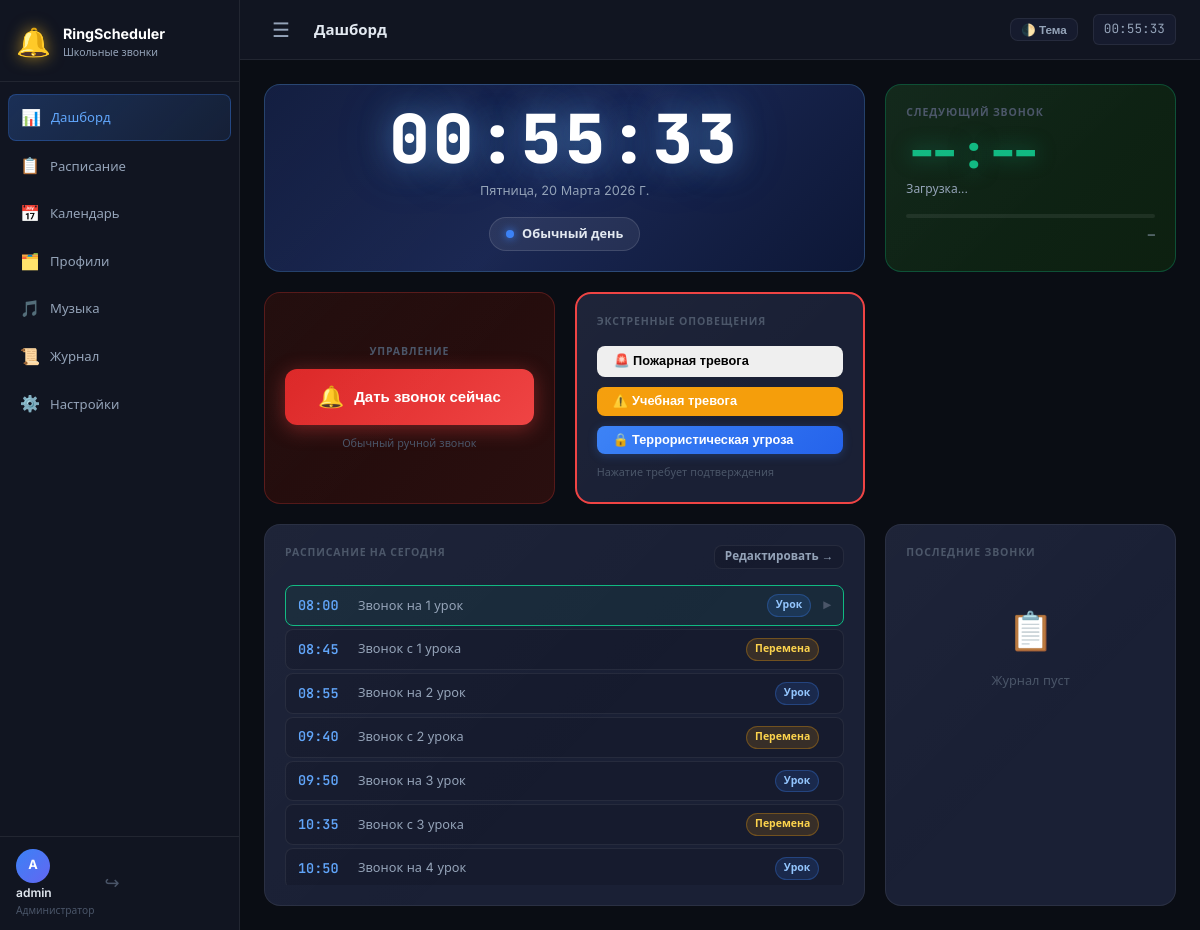
/ (signed in), run on an earlier commit of the app's database.
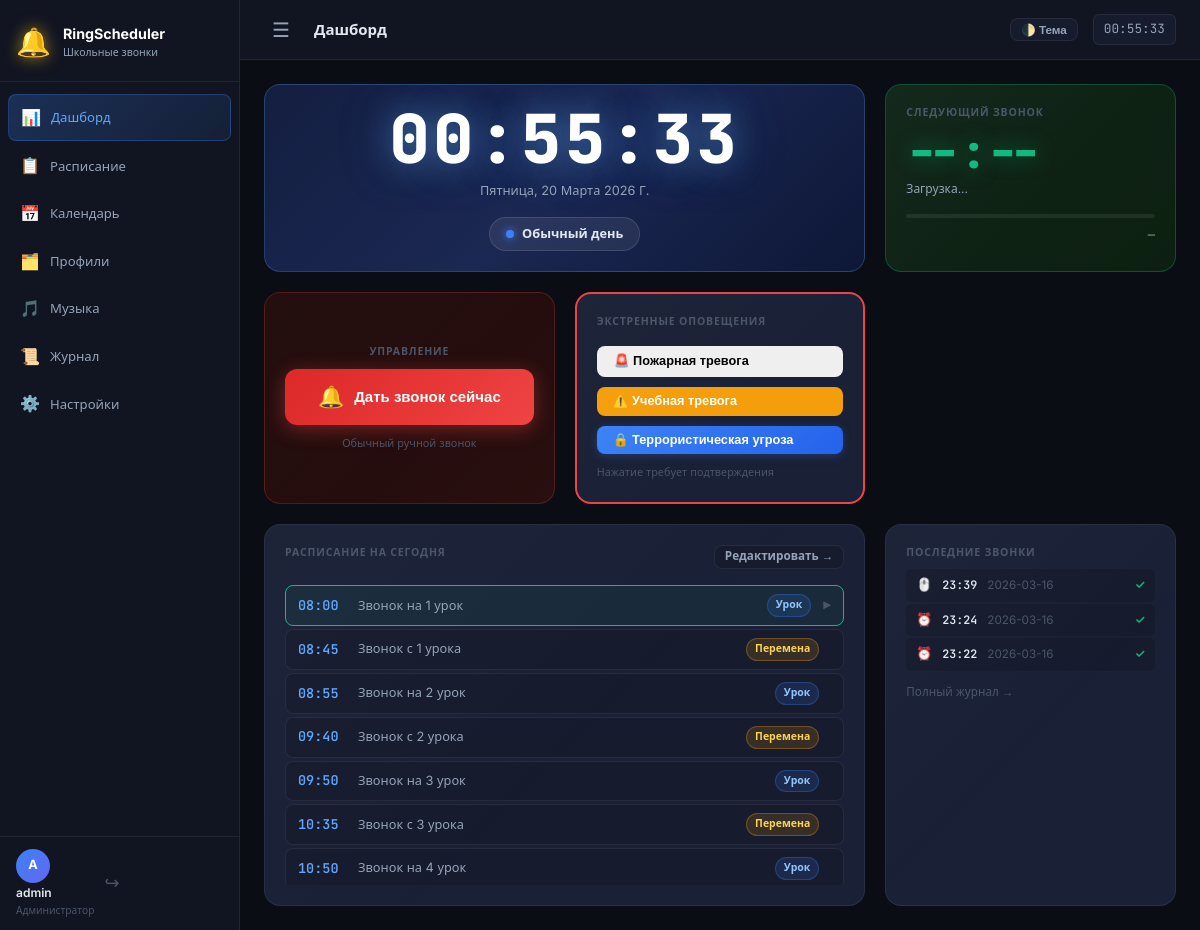
And on a later commit of the database.
### tables this page shows
CREATE TABLE users (
            id INTEGER PRIMARY KEY AUTOINCREMENT,
            username TEXT UNIQUE NOT NULL,
            password_hash TEXT NOT NULL,
            is_admin INTEGER NOT NULL DEFAULT 0
        );

CREATE TABLE profiles (
            id INTEGER PRIMARY KEY AUTOINCREMENT,
            name TEXT UNIQUE NOT NULL,
            description TEXT DEFAULT '',
            color TEXT DEFAULT '#3b82f6',
            is_active INTEGER NOT NULL DEFAULT 0
        );

CREATE TABLE bells (
            id INTEGER PRIMARY KEY AUTOINCREMENT,
            profile_id INTEGER NOT NULL,
            hour INTEGER NOT NULL,
            minute INTEGER NOT NULL,
            label TEXT DEFAULT '',
            sound_file TEXT DEFAULT '',
            duration INTEGER DEFAULT 5,
            bell_type TEXT DEFAULT 'lesson',
            enabled INTEGER NOT NULL DEFAULT 1,
            FOREIGN KEY (profile_id) REFERENCES profiles(id) ON DELETE CASCADE
        );

CREATE TABLE ring_log (
            id INTEGER PRIMARY KEY AUTOINCREMENT,
            profile_id INTEGER,
            bell_id INTEGER,
            triggered_at TEXT NOT NULL,
            trigger_type TEXT DEFAULT 'auto',
            success INTEGER DEFAULT 1,
            notes TEXT DEFAULT ''
        );

### app.py (the view)
    @app.route("/")
    @login_required
    def dashboard():
        state = sched.get_state()
        profile = db.get_profile_for_today()
        bells = db.list_bells(profile["id"]) if profile else []
        log = db.get_ring_log(20)
        return render_template(
            "dashboard.html",
            state=state,
            profile=profile,
            bells=bells,
            ring_log=log,
        )

### auth.py (called while the page is built)
def login_required(f):
    @functools.wraps(f)
    def decorated(*args, **kwargs):
        if SESSION_KEY not in session:
            return redirect(url_for("auth.login", next=request.path))
        user = db.get_user_by_id(session[SESSION_KEY])
        if not user:
            session.clear()
            return redirect(url_for("auth.login"))
        g.user = user
        return f(*args, **kwargs)
    return decorated

### database.py (called while the page is built)
def get_db():
    conn = sqlite3.connect(DB_PATH)
    conn.row_factory = sqlite3.Row
    conn.execute("PRAGMA journal_mode=WAL")
    conn.execute("PRAGMA foreign_keys=ON")
    return conn

def get_user_by_id(uid):
    conn = get_db()
    row = conn.execute("SELECT * FROM users WHERE id = ?", (uid,)).fetchone()
    conn.close()
    return dict(row) if row else None

def list_bells(profile_id):
    conn = get_db()
    rows = conn.execute(
        "SELECT * FROM bells WHERE profile_id = ? ORDER BY hour, minute",
        (profile_id,)
    ).fetchall()
    conn.close()
    return [dict(r) for r in rows]

def get_ring_log(limit=50):
    conn = get_db()
    rows = conn.execute(
        "SELECT * FROM ring_log ORDER BY id DESC LIMIT ?", (limit,)
    ).fetchall()
    conn.close()
    return [dict(r) for r in rows]

### scheduler.py (called while the page is built)
def get_state() -> dict:
    return dict(_state)

### templates/dashboard.html (shortened to what this page needs)
{% extends "base.html" %}
{% block page_title %}Дашборд{% endblock %}
{% block content %}
<div class="dashboard-grid">
    <div class="card card-clock">
        <div class="clock-display">
            <div class="clock-time" id="clockTime">--:--:--</div>
            <div class="clock-date" id="clockDate"></div>
        </div>
        <div class="clock-meta">
            <div class="profile-badge" id="profileBadge" style="--profile-color: {{ profile.color if profile else '#3b82f6' }}">
                <span class="badge-dot"></span>
                <span id="profileName">{{ profile.name if profile else 'Нет профиля' }}</span>
            </div>
        </div>
    </div>
    <div class="card card-next-bell" id="nextBellCard">
        <div class="card-label">Следующий звонок</div>
        <div class="next-bell-time" id="nextBellTime">--:--</div>
        <div class="next-bell-label" id="nextBellLabel">Загрузка...</div>
        <div class="next-bell-countdown">
            <div class="countdown-bar-wrap">
            </div>
            <div class="countdown-text" id="countdownText">—</div>
        </div>
    </div>
    <div class="card card-ring-now">
        <div class="card-label">Управление</div>
        <button class="btn-ring-now" id="btnRingNow" onclick="ringNow()">
            <span class="ring-now-icon">🔔</span>
            <span>Дать звонок сейчас</span>
        </button>
        <p class="ring-now-hint">Обычный ручной звонок</p>
    </div>
    <div class="card card-emergency" style="border: 2px solid #ef4444;">
        <div class="card-label text-danger">Экстренные оповещения</div>
        <div style="display: flex; flex-direction: column; gap: 10px; margin-top: 15px;">
            <button class="btn btn-danger" onclick="triggerEmergency('fire', 'ПОЖАРНУЮ ТРЕВОГУ')">
                🚨 Пожарная тревога
            </button>
            <button class="btn btn-warning" style="background-color: #f59e0b; color: #fff; border: none;" onclick="triggerEmergency('drill', 'УЧЕБНУЮ ТРЕВОГУ')">
                ⚠️ Учебная тревога
            </button>
            <button class="btn btn-primary" style="background-color: #6366f1; border: none;" onclick="triggerEmergency('lockdown', 'ТЕРРОРИСТИЧЕСКУЮ УГРОЗУ')">
                🔒 Террористическая угроза
            </button>
        </div>
        <p class="ring-now-hint mt-3">Нажатие требует подтверждения</p>
    </div>
    <div class="card card-today-schedule">
        <div class="card-header-row">
            <div class="card-label">Расписание на сегодня</div>
            {% if profile %}
            <a href="{{ url_for('schedule', profile_id=profile.id) }}" class="btn btn-sm btn-ghost">Редактировать →</a>
            {% endif %}
        </div>
        {% if bells %}
        <div class="bell-list">
            {% for bell in bells %}
            <div class="bell-item {% if not bell.enabled %}bell-disabled{% endif %}" data-hour="{{ bell.hour }}" data-minute="{{ bell.minute }}">
                <span class="bell-time">{{ '%02d:%02d'|format(bell.hour, bell.minute) }}</span>
                <span class="bell-label">{{ bell.label or '—' }}</span>
                <span class="bell-type-badge bell-type-{{ bell.bell_type }}">
                    {{ {'lesson': 'Урок', 'break': 'Перемена', 'end': 'Конец'}.get(bell.bell_type, bell.bell_type) }}
                </span>
                <span class="bell-passed-indicator" data-hour="{{ bell.hour }}" data-minute="{{ bell.minute }}"></span>
            </div>
            {% endfor %}
        </div>
        {% endif %}
    </div>
    <div class="card card-log">
        <div class="card-label">Последние звонки</div>
        {% if ring_log %}
        <div class="log-list">
            {% for entry in ring_log[:8] %}
            <div class="log-entry">
                <span class="log-type log-type-{{ entry.trigger_type }}">
                    {{ '🖱️' if entry.trigger_type == 'manual' else '⏰' }}
                </span>
                <span class="log-time">{{ entry.triggered_at[11:16] }}</span>
                <span class="log-date">{{ entry.triggered_at[:10] }}</span>
                <span class="log-status {{ 'log-ok' if entry.success else 'log-fail' }}">
                    {{ '✓' if entry.success else '✗' }}
                </span>
            </div>
            {% endfor %}
        </div>
        <a href="{{ url_for('log_view') }}" class="log-more-link">Полный журнал →</a>
        {% else %}
        <div class="empty-state"><span>📋</span><p>Журнал пуст</p></div>
        {% endif %}
    </div>
</div>
{% endblock %}

### templates/base.html (shortened to what this page needs)
<!DOCTYPE html>
<html lang="ru">
<head>
    <link rel="stylesheet" href="{{ url_for('static', filename='css/style.css') }}">
</head>
<body>
    <div class="layout">
        <aside class="sidebar" id="sidebar">
            <div class="sidebar-header">
                <div class="logo">
                    <span class="logo-icon">🔔</span>
                    <div class="logo-text">
                        <span class="logo-title">RingScheduler</span>
                        <span class="logo-sub">Школьные звонки</span>
                    </div>
                </div>
            </div>
            <nav class="sidebar-nav">
                <a href="{{ url_for('dashboard') }}"
                    class="nav-item {% if request.endpoint == 'dashboard' %}active{% endif %}">
                    <span class="nav-icon">📊</span>
                    <span>Дашборд</span>
                </a>
                <a href="{{ url_for('schedule') }}"
                    class="nav-item {% if request.endpoint == 'schedule' %}active{% endif %}">
                    <span class="nav-icon">📋</span>
                    <span>Расписание</span>
                </a>
                <a href="{{ url_for('calendar') }}"
                    class="nav-item {% if request.endpoint == 'calendar' %}active{% endif %}">
                    <span class="nav-icon">📅</span>
                    <span>Календарь</span>
                </a>
                <a href="{{ url_for('profiles') }}"
                    class="nav-item {% if request.endpoint == 'profiles' %}active{% endif %}">
                    <span class="nav-icon">🗂️</span>
                    <span>Профили</span>
                </a>
                <a href="{{ url_for('music') }}"
                    class="nav-item {% if request.endpoint == 'music' %}active{% endif %}">
                    <span class="nav-icon">🎵</span>
                    <span>Музыка</span>
                </a>
                <a href="{{ url_for('log_view') }}"
                    class="nav-item {% if request.endpoint == 'log_view' %}active{% endif %}">
                    <span class="nav-icon">📜</span>
                    <span>Журнал</span>
                </a>
                {% if current_user and current_user.is_admin %}
                <a href="{{ url_for('settings') }}"
                    class="nav-item {% if request.endpoint == 'settings' %}active{% endif %}">
                    <span class="nav-icon">⚙️</span>
                    <span>Настройки</span>
                </a>
                {% endif %}
            </nav>
            <div class="sidebar-footer">
                <div class="user-info">
                    <div class="user-avatar">{{ (current_user.username[0] if current_user else 'A')|upper }}</div>
                    <div class="user-details">
                        <span class="user-name">{{ current_user.username if current_user else 'Гость' }}</span>
                        <span class="user-role">{{ 'Администратор' if current_user and current_user.is_admin else
                            'Пользователь' }}</span>
                    </div>
                </div>
                <a href="{{ url_for('auth.logout') }}" class="btn-logout" title="Выйти">&#x21AA;</a>
            </div>
        </aside>
        <main class="main-content">
            <div class="topbar">
                <button class="sidebar-toggle" onclick="toggleSidebar()" id="sidebarToggle">☰</button>
                <div class="topbar-title">{% block page_title %}{% endblock %}</div>
                <div class="topbar-actions" style="display: flex; align-items: center; gap: 15px;">
                    <button id="themeToggleBtn" class="btn btn-ghost btn-sm" onclick="toggleTheme()" title="Переключить тему">🌓 Тема</button>
                    <div class="topbar-time" id="topbarTime"></div>
                </div>
            </div>
            <div class="content-area">
                {% block content %}{% endblock %}
            </div>
        </main>
    </div>
</body>
</html>

What changed in the data, as far as the page shows it:
added ring_log: trigger_type "🖱️", triggered_at "23:39", triggered_at "2026-03-16", success "✓"
added ring_log: trigger_type "⏰", triggered_at "23:24", triggered_at "2026-03-16", success "✓"
added ring_log: trigger_type "⏰", triggered_at "23:22", triggered_at "2026-03-16", success "✓"
Also different on the page:
text no longer shown: "📋 Журнал пуст"
text now shown: "Полный журнал →"
